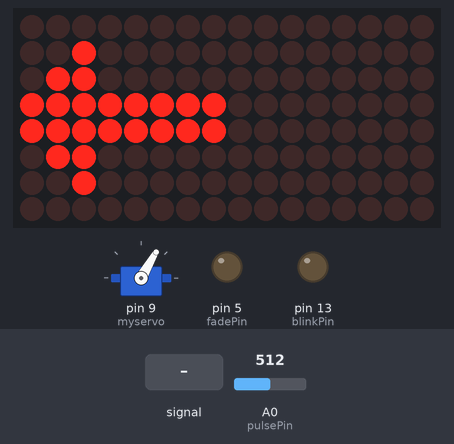
Bench run of a sketch on a simulated Arduino Uno, built with avr-gcc and run on an emulated ATmega328P. On the bench: servo, 16×8 LED matrix, output pins drawn as LEDs (lit = HIGH). The inputs (shaded band) are chosen by the test bench; at power-on: A0 (pulsePin) = 512.

Above: at 1.2 s.
1.3 s: A0 (pulsePin) fed a 200 Hz sine of ±81 counts around its level
4.3 s: A0 (pulsePin) set to 535
At 5.5 s:
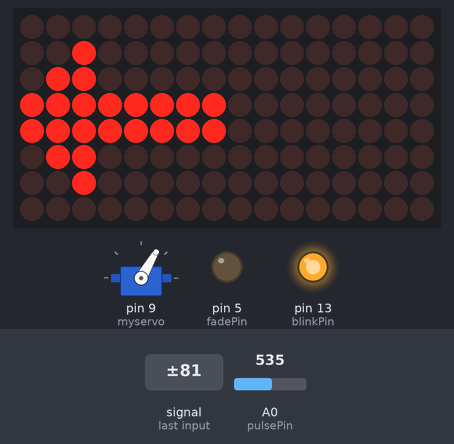
5.8 s: A0 (pulsePin) set to 497
At 6.7 s:
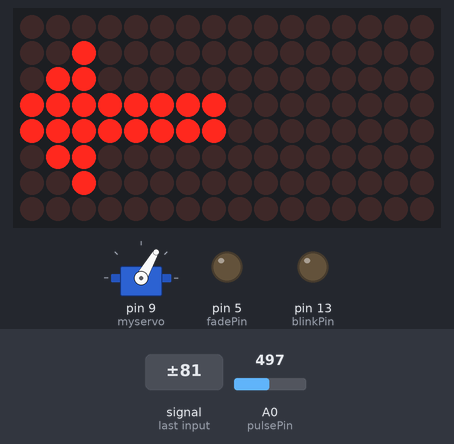
7.3 s: A0 (pulsePin) set to 522
At 7.9 s:
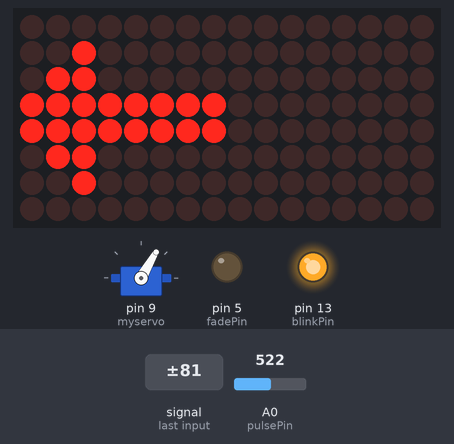
Timing chart, 0 to 9.8 s (numbered marks = the images above; inputs shaded):
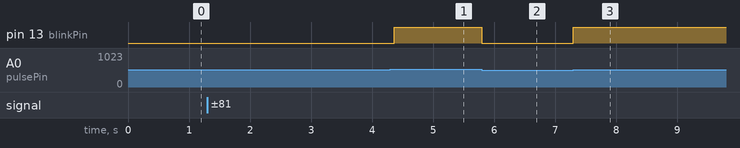

Measured:
- the behaviour switches between 513 and 512 on A0 (pulsePin) (found by bisection; images 1 and 2)
- after the input at 4.3 s, pin 13 (blinkPin): LOW → HIGH after 0.06 s
- after the input at 5.8 s, pin 13 (blinkPin): HIGH → LOW at once
- after the input at 7.3 s, pin 13 (blinkPin): LOW → HIGH at once

The sketch:

Stick_present.ino
```cpp
/*
 * __author__ = "Tomasz
 * __title__  = "Stick"
 */
#include "LedControl.h"
#include "Servo.h"
//  Variables
int pulsePin = 0;                 // Pulse Sensor purple wire connected to analog pin 0
int blinkPin = 13;                // pin to blink led at each beat
int fadePin = 5;                  // pin to do fancy classy fading blink at each beat
int fadeRate = 0;                 // used to fade LED on with PWM on fadePin

int LEFT = 70;
int RIGHT = 145;
int CENTER = (LEFT+RIGHT)/2;
int pos = 0;


// Volatile Variables, used in the interrupt service routine!
volatile int BPM;                   // int that holds raw Analog in 0. updated every 2mS
volatile int Signal;                // holds the incoming raw data
volatile int IBI = 600;             // int that holds the time interval between beats! Must be seeded!
volatile boolean Pulse = false;     // "True" when User's live heartbeat is detected. "False" when not a "live beat".
volatile boolean QS = false;        // becomes true when Arduoino finds a beat.

// SERVO
Servo myservo;                      // tworzy obiekt serwo do sterowania wychylaniem się trzpienia z rączki

// Regards Serial OutPut  -- Set This Up to your needs
static boolean serialVisual = true;   // Set to 'false' by Default.  Re-set to 'true' to see Arduino Serial Monitor ASCII Visual Pulse


LedControl lc = LedControl(12, 11, 10, 2); // Definicja pinów dla wyświetlania

void setup()
{
  pinMode(blinkPin, OUTPUT);        // pin that will blink to your heartbeat!
  pinMode(fadePin, OUTPUT);         // pin that will fade to your heartbeat!
  Serial.begin(115200);             // we agree to talk fast!
  interruptSetup();                 // sets up to read Pulse Sensor signal every 2mS
  // IF YOU ARE POWERING The Pulse Sensor AT VOLTAGE LESS THAN THE BOARD VOLTAGE,
  // UN-COMMENT THE NEXT LINE AND APPLY THAT VOLTAGE TO THE A-REF PIN
  //   analogReference(EXTERNAL);

  // doczepiam servo
  myservo.attach(9);                // pod    pięte pod 9 PIN PWN
  myservo.write(CENTER);

  lc.shutdown(0, false); // Wake up displays
  lc.shutdown(1, false);
  lc.setIntensity(0, 5); // Set intensity levels
  lc.setIntensity(1, 5);
  lc.clearDisplay(0);  // Clear Displays
  lc.clearDisplay(1);

  // pokaz wiadomosc powitalna
  //welcome_msg();
}


void loop()
{
  demo();
  //magicGoes();
  //show_heartoff;
}

void ledFadeToBeat() {
  fadeRate -= 15;                         //  set LED fade value
  fadeRate = constrain(fadeRate, 0, 255); //  keep LED fade value from going into negative numbers!
  analogWrite(fadePin, fadeRate);         //  fade LED
}

/*
* funkcja odpowiadająca za działanie całej magii związanej z sercem :v
*/
void magicGoes() {
  serialOutput() ;

  //if (QS == true && BPM <= 160){     // A Heartbeat Was Found
  if (QS == true) {    // A Heartbeat Was Found
    // BPM and IBI have been Determined
    // Quantified Self "QS" true when arduino finds a heartbeat
    digitalWrite(blinkPin, HIGH);    // Blink LED, we got a beat.
    fadeRate = 255;         // Makes the LED Fade Effect Happen
    // Set 'fadeRate' Variable to 255 to fade LED with pulse
    serialOutputWhenBeatHappens();   // A Beat Happened, Output that to serial.
    QS = false;                      // reset the Quantified Self flag for next time
  }


  ledFadeToBeat();                      // Makes the LED Fade Effect Happen
  delay(20);                             //  take a break
}

void demo(){
  myservo.write(60);
  lewo();
}
void goleft(){
  for(pos = LEFT; pos <= RIGHT; pos += 1) // goes from 0 degrees to 180 degrees
  {                                  // in steps of 1 degree
    myservo.write(pos);              // tell servo to go to position in variable 'pos'
    delay(5);                       // waits 15ms for the servo to reach the position
  }
}

void goright(){
  for(pos = RIGHT; pos <= LEFT; pos -= 1) // goes from 0 degrees to 180 degrees
  {                                  // in steps of 1 degree
    myservo.write(pos);              // tell servo to go to position in variable 'pos'
    delay(5);                       // waits 15ms for the servo to reach the position
  }
}

/*
 * Przykładowa
 */
void example_direction()
{
  /*
    show(byte_fow);
  delay(500);
  show(byte_upright);
  delay(500);
  show(byte_right);
  delay(500);
   delay(500);
  show(byte_downright);
  delay(500);
  show(byte_downleft);
  delay(500);
   delay(500);
  show(byte_left);
  delay(500);
  show(byte_upleft);
  delay(500);
  */
}
```

Display.ino
```cpp
unsigned long delayTime=200;  // Delay between Frames


// Put values in arrays
byte byte_cane[] =
{
   B00000000,  // ikonka laski
   B00001111,
   B00001100,
   B00011000,
   B00011000,
   B00011000,
   B00011000,
   B00011000
};

byte byte_smile[] =
{
  B00000000,  // usmiech
  B00000000,
  B01100110,
  B01100110,
  B00000000,
  B01000010,
  B01111110,
  B00000000
};

byte byte_smile2[] =
{
  B00000000,  // usmiech 2
  B00000000,
  B00000000,
  B01100110,
  B00000000,
  B00000000,
  B01111110,
  B00000000
};

byte byte_turnOFF[] =
{
  B00000000, // wylaczenie
  B00000000,
  B00000000,
  B00000000,
  B00000000,
  B00000000,
  B00000000,
  B00000000
};

byte byte_BT1[] =
{
  B00000000, // B
  B00011000,
  B00010100,
  B00011000,
  B00011000,
  B00010100,
  B00011000,
  B00000000
};

byte byte_BT2[] =
{
  B01000010, // BT2
  B01011010,
  B00110100,
  B00011000,
  B00011000,
  B00110100,
  B01011010,
  B01000010
};

byte byte_fow[]
{
  B00011000, // BT2
  B00111100,
  B01111110,
  B00011000,
  B00011000,
  B00011000,
  B00011000,
  B00011000
};

byte byte_right[]
{
  B00000000, // BT2
  B00000100,
  B00000110,
  B11111111,
  B11111111,
  B00000110,
  B00000100,
  B00000000
};

byte byte_left[]
{
  B00000000,
  B00100000, // BT2
  B01100000,
  B11111111,
  B11111111,
  B01100000,
  B00100000,
  B00000000
};

byte byte_upleft[]{
  B01110000,
  B11100000,
  B11110000,
  B10111000,
  B00011100,
  B00001110,
  B00000111,
  B00000010
};

byte byte_upright[]{
  B00001110,
  B00000111,
  B00001111,
  B00011101,
  B00111000,
  B01110000,
  B11100000,
  B01000000
};

byte byte_downleft[]{
  B00000010,
  B00000111,
  B00001110,
  B00011100,
  B10111000,
  B11110000,
  B11100000,
  B01110000
};

byte byte_downright[]{
  B01000000,
  B11100000,
  B01110000,
  B00111000,
  B00011101,
  B00001111,
  B00000111,
  B00001110
};

byte heart1a[] =
{
   B00000000,
   B00000000,  // First frame of invader #1
   B01100110,
   B01111110,
   B00111100,
   B00011000,
   B00000000,
   B00000000
};

byte heart1b[] =
{
   B00000000,
   B01000010,  // First frame of invader #1
   B11100111,
   B11111111,
   B01111110,
   B00111100,
   B00011000,
   B00000000
};

byte byte_offHeart[]{

   B00000000,
   B01000010,  // First frame of invader #1
   B10100101,
   B10011001,
   B01000010,
   B00100100,
   B00011000,
   B00000000
};
byte byte_smallheart[]{

   B00000000,
   B00000000,  // First frame of invader #1
   B00000000,
   B00100100,
   B00111100,
   B00011000,
   B00000000,
   B00000000
};

void show_heartoff(){
  show(byte_offHeart);
  delay(100);
};

void show_beat(){
  int DALAYS = 150;
  show(byte_smallheart);
  delay(100);
  show(heart1a);
  delay(DALAYS);
  show(heart1b);
  delay(DALAYS);
  show(byte_offHeart);
  delay(50);


};

void lewo(){
  show(byte_left);
}
/*
 * Odpowiada za wyświetlanie danych po kolei
 * param toshow[] bitowa tablica potrzebna do wyświetlania dancyh na 8x8
 */
void show(byte toshow[])
{
  for (int i = 0; i < 8; i++)
  {
    lc.setRow(0,i,toshow[i]);
  }
}


/*
 * Brak połączenia z BT
 */
void bt_msg(){
  int DELAYS = 100;
  show(byte_BT1);
  delay(DELAYS);
  show(byte_BT2);
  delay(DELAYS);

  show(byte_turnOFF);
}

/*
 * wiadomosc powitalna
 */
void welcome_msg()
{
  int DELAYS = 500;
  show(byte_cane);
  delay(2*DELAYS);

  show(byte_smile2);
  delay(DELAYS);
  show(byte_smile);
  delay(DELAYS);
  show(byte_turnOFF);

}
```

Interrupt.ino
```cpp
volatile int rate[10];                    // array to hold last ten IBI values
volatile unsigned long sampleCounter = 0;          // used to determine pulse timing
volatile unsigned long lastBeatTime = 0;           // used to find IBI
volatile int P =512;                      // used to find peak in pulse wave, seeded
volatile int T = 512;                     // used to find trough in pulse wave, seeded
volatile int thresh = 525;                // used to find instant moment of heart beat, seeded
volatile int amp = 100;                   // used to hold amplitude of pulse waveform, seeded
volatile boolean firstBeat = true;        // used to seed rate array so we startup with reasonable BPM
volatile boolean secondBeat = false;      // used to seed rate array so we startup with reasonable BPM


void interruptSetup(){
  // Initializes Timer2 to throw an interrupt every 2mS.
  TCCR2A = 0x02;     // DISABLE PWM ON DIGITAL PINS 3 AND 11, AND GO INTO CTC MODE
  TCCR2B = 0x06;     // DON'T FORCE COMPARE, 256 PRESCALER
  OCR2A = 0X7C;      // SET THE TOP OF THE COUNT TO 124 FOR 500Hz SAMPLE RATE
  TIMSK2 = 0x02;     // ENABLE INTERRUPT ON MATCH BETWEEN TIMER2 AND OCR2A
  sei();             // MAKE SURE GLOBAL INTERRUPTS ARE ENABLED
}


// THIS IS THE TIMER 2 INTERRUPT SERVICE ROUTINE.
// Timer 2 makes sure that we take a reading every 2 miliseconds
ISR(TIMER2_COMPA_vect){                         // triggered when Timer2 counts to 124
  cli();                                      // disable interrupts while we do this
  Signal = analogRead(pulsePin);              // read the Pulse Sensor
  sampleCounter += 2;                         // keep track of the time in mS with this variable
  int N = sampleCounter - lastBeatTime;       // monitor the time since the last beat to avoid noise

    //  find the peak and trough of the pulse wave
  if(Signal < thresh && N > (IBI/5)*3){       // avoid dichrotic noise by waiting 3/5 of last IBI
    if (Signal < T){                        // T is the trough
      T = Signal;                         // keep track of lowest point in pulse wave
    }
  }

  if(Signal > thresh && Signal > P){          // thresh condition helps avoid noise
    P = Signal;                             // P is the peak
  }                                        // keep track of highest point in pulse wave

  //  NOW IT'S TIME TO LOOK FOR THE HEART BEAT
  // signal surges up in value every time there is a pulse
  if (N > 250){                                   // avoid high frequency noise
    if ( (Signal > thresh) && (Pulse == false) && (N > (IBI/5)*3) ){
      Pulse = true;                               // set the Pulse flag when we think there is a pulse
      digitalWrite(blinkPin,HIGH);                // turn on pin 13 LED
      IBI = sampleCounter - lastBeatTime;         // measure time between beats in mS
      lastBeatTime = sampleCounter;               // keep track of time for next pulse

      if(secondBeat){                        // if this is the second beat, if secondBeat == TRUE
        secondBeat = false;                  // clear secondBeat flag
        for(int i=0; i<=9; i++){             // seed the running total to get a realisitic BPM at startup
          rate[i] = IBI;
        }
      }

      if(firstBeat){                         // if it's the first time we found a beat, if firstBeat == TRUE
        firstBeat = false;                   // clear firstBeat flag
        secondBeat = true;                   // set the second beat flag
        sei();                               // enable interrupts again
        return;                              // IBI value is unreliable so discard it
      }


      // keep a running total of the last 10 IBI values
      word runningTotal = 0;                  // clear the runningTotal variable

      for(int i=0; i<=8; i++){                // shift data in the rate array
        rate[i] = rate[i+1];                  // and drop the oldest IBI value
        runningTotal += rate[i];              // add up the 9 oldest IBI values
      }

      rate[9] = IBI;                          // add the latest IBI to the rate array
      runningTotal += rate[9];                // add the latest IBI to runningTotal
      runningTotal /= 10;                     // average the last 10 IBI values
      BPM = 60000/runningTotal;               // how many beats can fit into a minute? that's BPM!
      QS = true;                              // set Quantified Self flag
      // QS FLAG IS NOT CLEARED INSIDE THIS ISR
    }
  }

  if (Signal < thresh && Pulse == true){   // when the values are going down, the beat is over
   digitalWrite(blinkPin,LOW);            // turn off pin 13 LED
    Pulse = false;                         // reset the Pulse flag so we can do it again
    amp = P - T;                           // get amplitude of the pulse wave
    thresh = amp/2 + T;                    // set thresh at 50% of the amplitude
    P = thresh;                            // reset these for next time
    T = thresh;
  }

  if (N > 2500){                           // if 2.5 seconds go by without a beat
    thresh = 512;                          // set thresh default
    P = 512;                               // set P default
    T = 512;                               // set T default
    lastBeatTime = sampleCounter;          // bring the lastBeatTime up to date
    firstBeat = true;                      // set these to avoid noise
    secondBeat = false;                    // when we get the heartbeat back
  }

  sei();                                   // enable interrupts when youre done!
}// end isr
```

PulseSensor.ino
```cpp
void serialOutput(){   // Decide How To Output Serial.
 if (serialVisual == true){
     arduinoSerialMonitorVisual('-', Signal);   // goes to function that makes Serial Monitor Visualizer
 } else{
      sendDataToSerial('S', Signal);     // goes to sendDataToSerial function
 }
}


//  Decides How To OutPut BPM and IBI Data
void serialOutputWhenBeatHappens(){
 if (serialVisual == true){            //  Code to Make the Serial Monitor Visualizer Work
    Serial.print("*** Heart-Beat Happened *** ");  //ASCII Art Madness
    Serial.print("BPM: ");
    Serial.print(BPM);
    Serial.print("  ");

    // Put #1 frame on both Display
    show_beat();


 } else{
        sendDataToSerial('B',BPM);   // send heart rate with a 'B' prefix
        sendDataToSerial('Q',IBI);   // send time between beats with a 'Q' prefix

 }
}


//  Sends Data to Pulse Sensor Processing App, Native Mac App, or Third-party Serial Readers.
void sendDataToSerial(char symbol, int data ){
    Serial.print(symbol);

    Serial.println(data);
  }


//  Code to Make the Serial Monitor Visualizer Work
void arduinoSerialMonitorVisual(char symbol, int data ){
  const int sensorMin = 0;      // sensor minimum, discovered through experiment
const int sensorMax = 1024;    // sensor maximum, discovered through experiment

  int sensorReading = data;
  // map the sensor range to a range of 12 options:
  int range = map(sensorReading, sensorMin, sensorMax, 0, 11);
}
```
